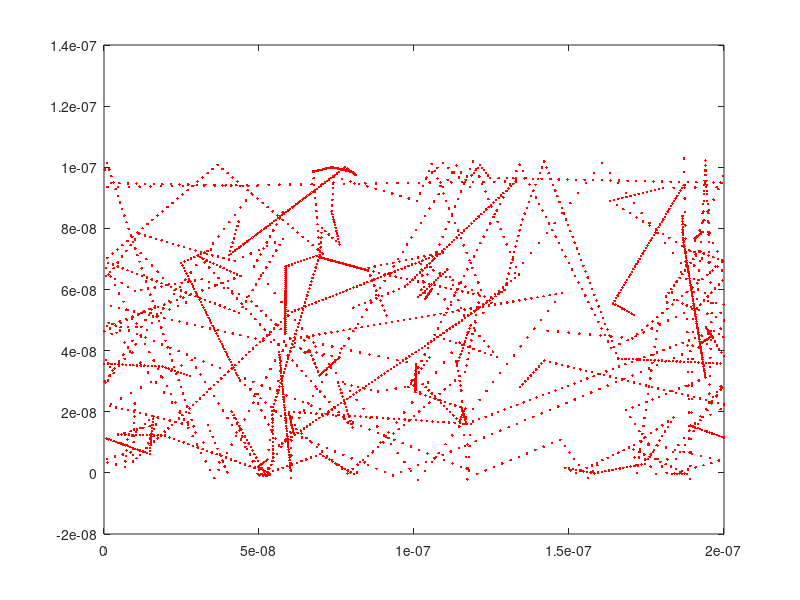
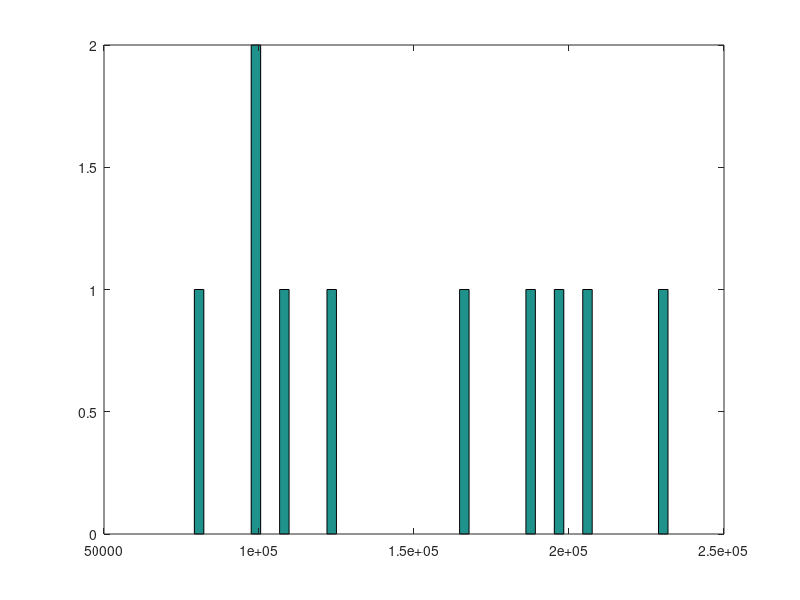

Write MATLAB code to recreate these figures, in order.
close all
clear all
clc

%dimensions of the box (nm)
W = 100e-9;
L = 200e-9;

%1000 electrons in the box (sometimes set to much lower value for testing)
np = 10;

tau = 0.2e-12;
K = 1.38e-23;
m = 0.26*9.11e-31;
T = 300;

%generating the random positions of the electrons
xp = rand(np, 1)*L;
yp = rand(np, 1)*W;

plot(xp, yp, '.r')
hold on

%make them move; generating random velocities
vth = sqrt(2*K*T/m);

vx = randn(np,1)*vth/sqrt(2); 
vy = randn(np,1)*vth/sqrt(2);

dt = L/100/vth;

for t = 1:300
    
    %change in distance, ie how much an electron moves in x & y direction
    dx = dt*vx;
    dy = dt*vy;
    
    x = xp + dx; 
    y = yp + dy; 
    
    % if a partcile goes too far right
    gx = x > L;
    x(gx) = x(gx) - L;
    % if partcle goes too far left
    lx = x < 0;
    x(lx) = x(lx) + L;
    
    %if particle touches the top or bottom, it must reflect (change the
    %velocity sign!
    gy = y > W; 
    vy(gy) = -vy(gy);
        
    ly = y < 0;
    vy(ly) = -vy(ly);    
       
    % Scattering Code begins
    Pscat = 1 - exp(-dt/tau);

    if (Pscat > rand())
        %assign new v for a particle where Pscat is greater than random value
        vx = randn(np,1)*vth/sqrt(2);
        vy = randn(np,1)*vth/sqrt(2);
    end    
       
    %plotting trajectories 
    plot (x, y, '.r')
    
    xp = x;
    yp = y;
    
    % Plotting temperature 
    Temp = (vth.^2)*m/(2*K);
  
    pause(0.1)
end 

%Histogram plot of the speeds
vavg = sqrt(vx.^2 + vy.^2);
figure;
hist(vavg, 50);
